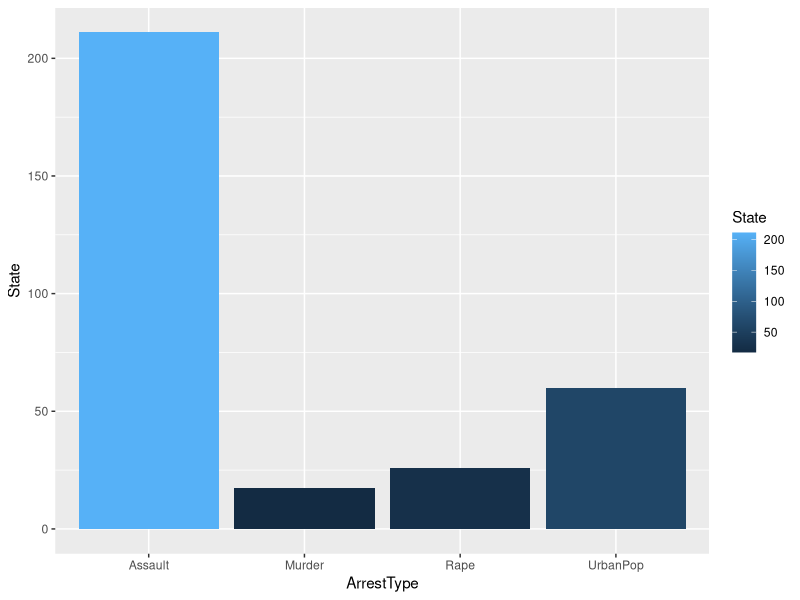
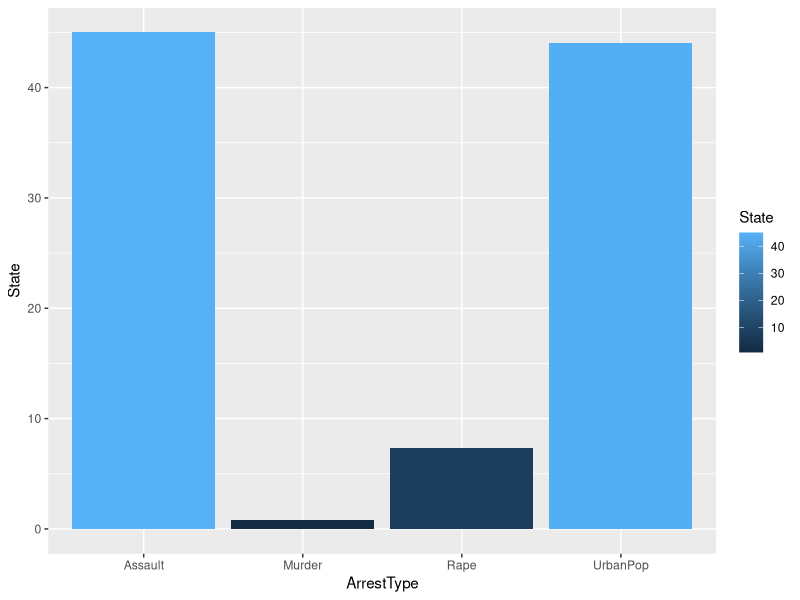
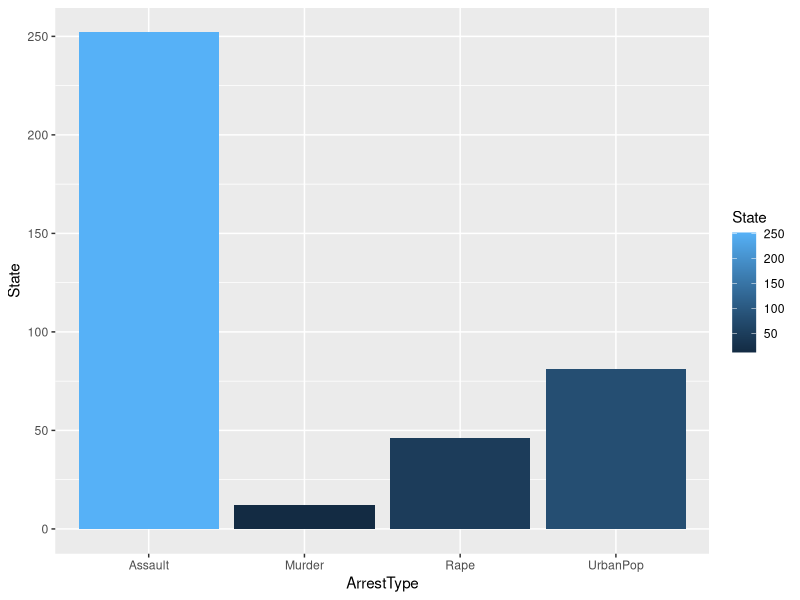
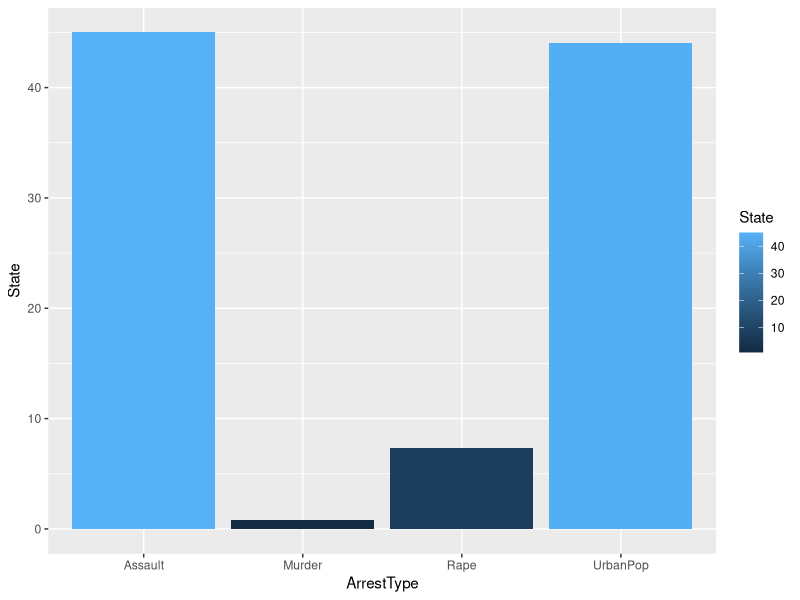
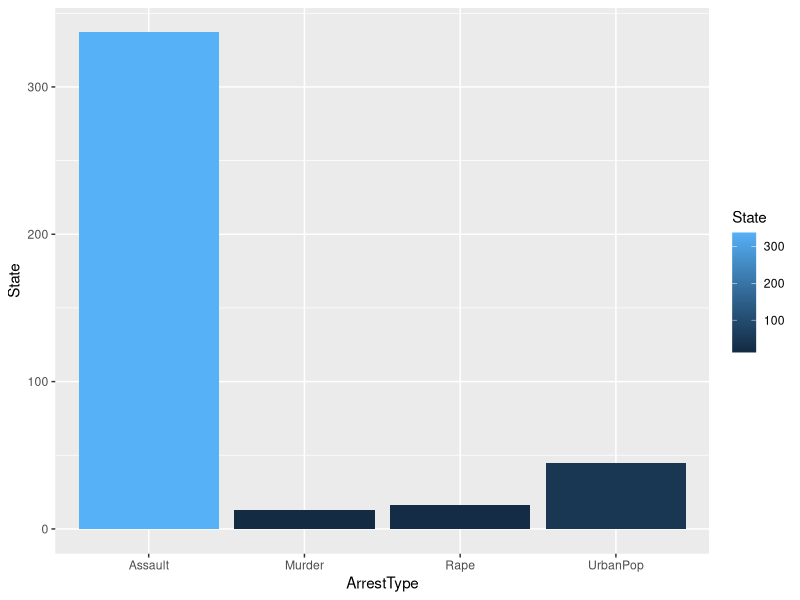
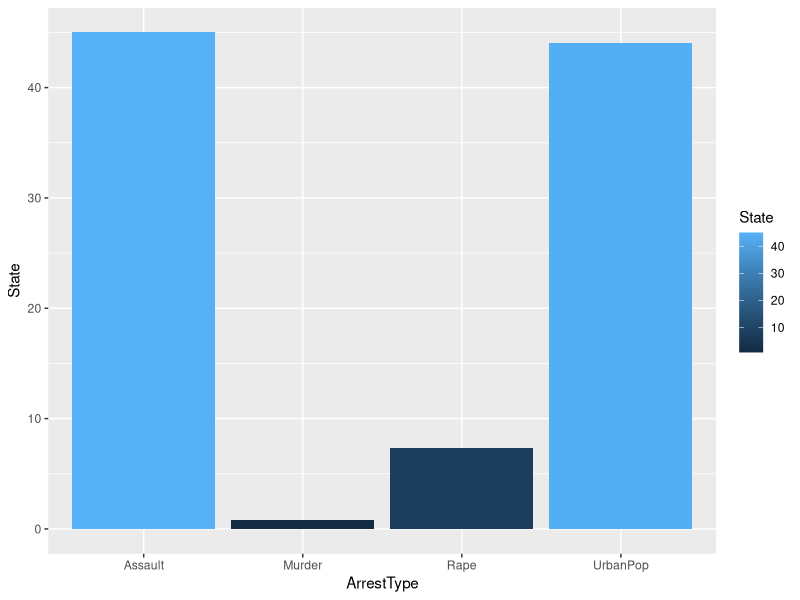
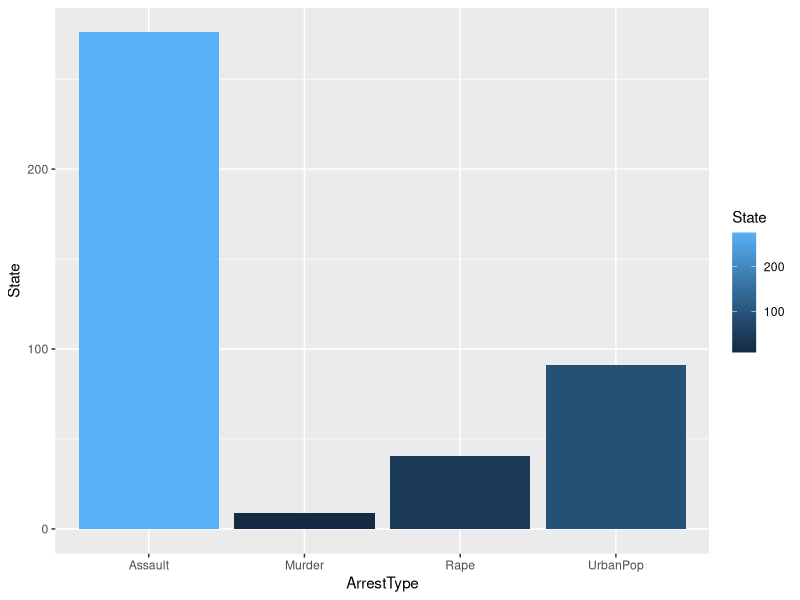
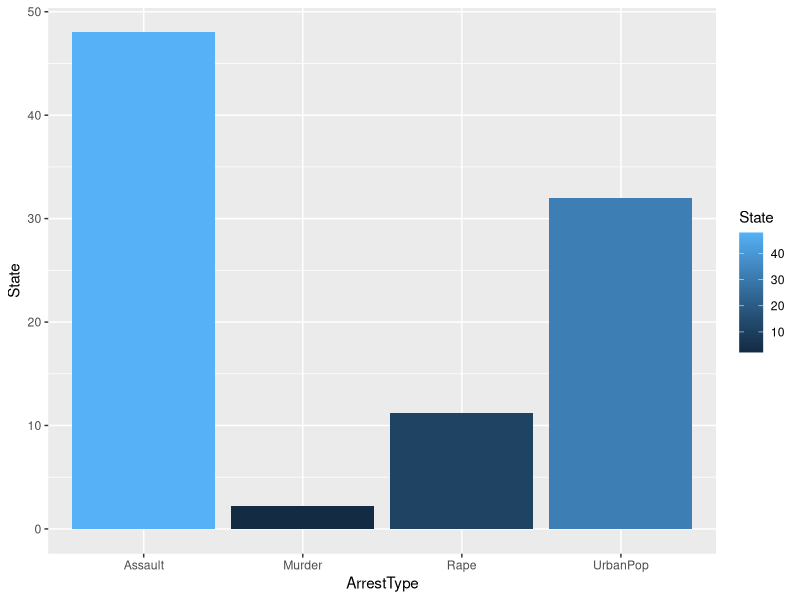

The R script that drew these images, in order:
#### Meta ######################################################################
#
# Project: R - users group
# Date: 10/19/2021
# Author: Jared Parrish
# Notes: Custom functions
#
#

#### Start Code ################################################################
library(dplyr)
library(ggplot2)

## Basic Syntax for writing functions in R
#  FunctionName <- function(arguments){
#                  function_body
#                  return()
#  }
#

## Question: what are some reasons we would build or use functions?
#  - logically break our code into simpler parts
#  - Reduce redundant code
#  - Reduce error
#  - others...?

# For SAS users think of Functions as Macros


#### 1st basic example #########################################################

pow <- function(x,y) {
  #function to print x raised to the power y
  result <- x^y
  print(paste(x,"raised to the power",y, "is",result))
}

#use basic function
pow(8,2)
pow(2,8)

#### 2nd basic example #########################################################

div_check <- function(x){
  if(x%%3==0){
    result <- "The number IS divisible by three"
  }else {
    result <- "The number IS NOT divisible by three"
  }
  return(result)
}

div_check(21)
div_check(100)

#### 3rd basic example #########################################################

data("USArrests")
head(USArrests,10)

# Goal calculate the max or min by arrest type, specify the state, 
# return values, and plot

state_disc <- function(dataset, col, stat = c(max,min)){
  dat <- dataset
  t.dat <- dat %>% filter({{col}} == stat({{col}}))
  
  ST <- rownames(t.dat)
  
  tsdat <- as.data.frame(t(t.dat))
    tsdat$arrest.type <- rownames(tsdat)
    names(tsdat)[1:2] <- c("State","ArrestType")
  
    s.plot <- ggplot(tsdat, aes(x = ArrestType, y = State, fill = State)) +
              geom_bar(stat = "identity")
    
    s.list <- list(state = ST, data = tsdat, plot = s.plot)
    
  return(s.list)
}

# use function.
state_disc(dataset = USArrests, col = Murder, stat = max)
state_disc(dataset = USArrests, col = Murder, stat = min)

state_disc(dataset = USArrests, col = Rape, stat = max)
state_disc(dataset = USArrests, col = Rape, stat = min)

state_disc(dataset = USArrests, col = Assault, stat = max)
state_disc(dataset = USArrests, col = Assault, stat = min)

state_disc(dataset = USArrests, col = UrbanPop, stat = max)
state_disc(dataset = USArrests, col = UrbanPop, stat = min)


## END EXAMPLE